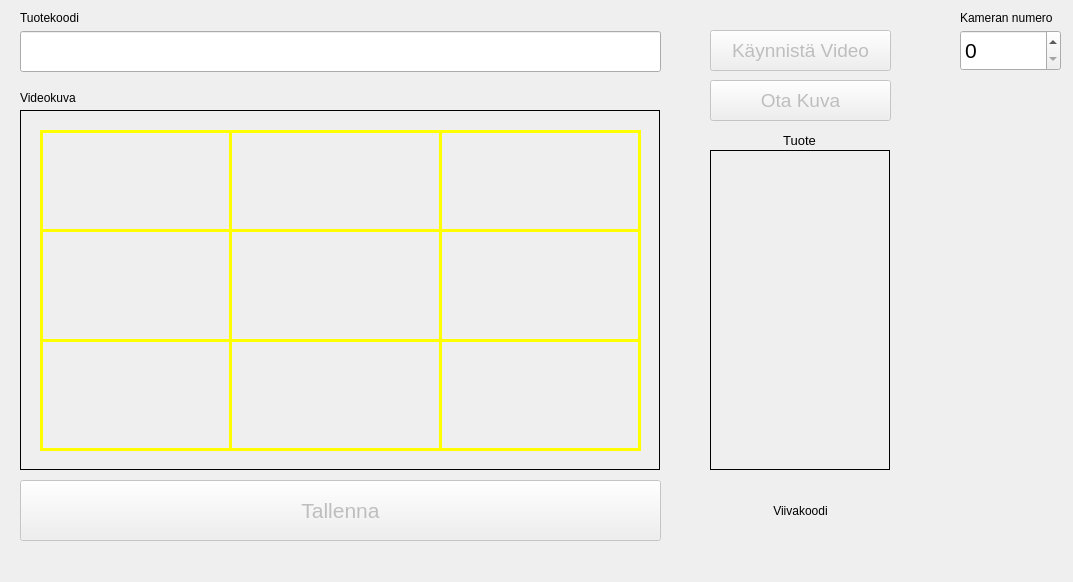
<?xml version="1.0" encoding="UTF-8"?>
<ui version="4.0">
 <class>Form</class>
 <widget class="QWidget" name="Form">
  <property name="geometry">
   <rect>
    <x>0</x>
    <y>0</y>
    <width>1073</width>
    <height>582</height>
   </rect>
  </property>
  <property name="windowTitle">
   <string>Form</string>
  </property>
  <widget class="QLabel" name="productImage">
   <property name="geometry">
    <rect>
     <x>20</x>
     <y>110</y>
     <width>640</width>
     <height>360</height>
    </rect>
   </property>
   <property name="toolTip">
    <string>&lt;html&gt;&lt;head/&gt;&lt;body&gt;&lt;p&gt;Videokuva tuotteesta, sovita tuotteen koko siten, että se täyttää koko kehyksen. Nosta kameraa ylöspäin suuria esineitä kuvattaessa ja laske alaspäin pieniä esineitä kuvattaessa.&lt;/p&gt;&lt;/body&gt;&lt;/html&gt;</string>
   </property>
   <property name="frameShape">
    <enum>QFrame::Box</enum>
   </property>
   <property name="text">
    <string/>
   </property>
  </widget>
  <widget class="QPushButton" name="captureButton">
   <property name="enabled">
    <bool>false</bool>
   </property>
   <property name="geometry">
    <rect>
     <x>710</x>
     <y>30</y>
     <width>181</width>
     <height>41</height>
    </rect>
   </property>
   <property name="font">
    <font>
     <pointsize>14</pointsize>
    </font>
   </property>
   <property name="cursor">
    <cursorShape>PointingHandCursor</cursorShape>
   </property>
   <property name="text">
    <string>Käynnistä Video</string>
   </property>
  </widget>
  <widget class="QPushButton" name="stillButton">
   <property name="enabled">
    <bool>false</bool>
   </property>
   <property name="geometry">
    <rect>
     <x>710</x>
     <y>80</y>
     <width>181</width>
     <height>41</height>
    </rect>
   </property>
   <property name="font">
    <font>
     <pointsize>14</pointsize>
    </font>
   </property>
   <property name="cursor">
    <cursorShape>PointingHandCursor</cursorShape>
   </property>
   <property name="text">
    <string>Ota Kuva</string>
   </property>
  </widget>
  <widget class="QLineEdit" name="productId">
   <property name="geometry">
    <rect>
     <x>20</x>
     <y>31</y>
     <width>641</width>
     <height>41</height>
    </rect>
   </property>
   <property name="font">
    <font>
     <pointsize>16</pointsize>
    </font>
   </property>
   <property name="toolTip">
    <string>&lt;html&gt;&lt;head/&gt;&lt;body&gt;&lt;p&gt;Tuotteen koodi: oma tai valmistajan EAN-koodi&lt;/p&gt;&lt;/body&gt;&lt;/html&gt;</string>
   </property>
   <property name="text">
    <string/>
   </property>
  </widget>
  <widget class="QLabel" name="tuotekoodiLabel">
   <property name="geometry">
    <rect>
     <x>20</x>
     <y>10</y>
     <width>81</width>
     <height>16</height>
    </rect>
   </property>
   <property name="text">
    <string>Tuotekoodi</string>
   </property>
  </widget>
  <widget class="QLabel" name="catalogPreview">
   <property name="geometry">
    <rect>
     <x>710</x>
     <y>150</y>
     <width>180</width>
     <height>320</height>
    </rect>
   </property>
   <property name="toolTip">
    <string>Tuotekuvastoon tuleva kuva pienennettynä</string>
   </property>
   <property name="frameShape">
    <enum>QFrame::Box</enum>
   </property>
   <property name="text">
    <string/>
   </property>
  </widget>
  <widget class="QLabel" name="videokuvaLabel">
   <property name="geometry">
    <rect>
     <x>20</x>
     <y>90</y>
     <width>81</width>
     <height>16</height>
    </rect>
   </property>
   <property name="text">
    <string>Videokuva</string>
   </property>
  </widget>
  <widget class="QLabel" name="tuoteLabel">
   <property name="geometry">
    <rect>
     <x>714</x>
     <y>130</y>
     <width>171</width>
     <height>20</height>
    </rect>
   </property>
   <property name="font">
    <font>
     <pointsize>10</pointsize>
    </font>
   </property>
   <property name="text">
    <string>Tuote</string>
   </property>
   <property name="alignment">
    <set>Qt::AlignCenter</set>
   </property>
  </widget>
  <widget class="QLabel" name="bcLabel">
   <property name="geometry">
    <rect>
     <x>710</x>
     <y>480</y>
     <width>181</width>
     <height>61</height>
    </rect>
   </property>
   <property name="toolTip">
    <string>Tuotekuvaston viivakoodi pienennettynä</string>
   </property>
   <property name="text">
    <string>Viivakoodi</string>
   </property>
   <property name="alignment">
    <set>Qt::AlignCenter</set>
   </property>
  </widget>
  <widget class="Line" name="line">
   <property name="geometry">
    <rect>
     <x>40</x>
     <y>220</y>
     <width>601</width>
     <height>20</height>
    </rect>
   </property>
   <property name="styleSheet">
    <string notr="true">color: rgb(255, 255, 0);</string>
   </property>
   <property name="frameShadow">
    <enum>QFrame::Plain</enum>
   </property>
   <property name="lineWidth">
    <number>3</number>
   </property>
   <property name="orientation">
    <enum>Qt::Horizontal</enum>
   </property>
  </widget>
  <widget class="Line" name="line_2">
   <property name="geometry">
    <rect>
     <x>40</x>
     <y>330</y>
     <width>601</width>
     <height>20</height>
    </rect>
   </property>
   <property name="styleSheet">
    <string notr="true">color: rgb(255, 255, 0);</string>
   </property>
   <property name="frameShadow">
    <enum>QFrame::Plain</enum>
   </property>
   <property name="lineWidth">
    <number>3</number>
   </property>
   <property name="orientation">
    <enum>Qt::Horizontal</enum>
   </property>
  </widget>
  <widget class="Line" name="line_3">
   <property name="geometry">
    <rect>
     <x>220</x>
     <y>130</y>
     <width>20</width>
     <height>321</height>
    </rect>
   </property>
   <property name="styleSheet">
    <string notr="true">color: rgb(255, 255, 0);</string>
   </property>
   <property name="frameShadow">
    <enum>QFrame::Plain</enum>
   </property>
   <property name="lineWidth">
    <number>3</number>
   </property>
   <property name="orientation">
    <enum>Qt::Vertical</enum>
   </property>
  </widget>
  <widget class="Line" name="line_4">
   <property name="geometry">
    <rect>
     <x>430</x>
     <y>130</y>
     <width>20</width>
     <height>321</height>
    </rect>
   </property>
   <property name="styleSheet">
    <string notr="true">color: rgb(255, 255, 0);</string>
   </property>
   <property name="frameShadow">
    <enum>QFrame::Plain</enum>
   </property>
   <property name="lineWidth">
    <number>3</number>
   </property>
   <property name="orientation">
    <enum>Qt::Vertical</enum>
   </property>
  </widget>
  <widget class="QFrame" name="viewFinderRect">
   <property name="geometry">
    <rect>
     <x>40</x>
     <y>130</y>
     <width>601</width>
     <height>321</height>
    </rect>
   </property>
   <property name="styleSheet">
    <string notr="true">color: rgb(255, 255, 0);</string>
   </property>
   <property name="frameShape">
    <enum>QFrame::Box</enum>
   </property>
   <property name="frameShadow">
    <enum>QFrame::Plain</enum>
   </property>
   <property name="lineWidth">
    <number>3</number>
   </property>
  </widget>
  <widget class="QPushButton" name="saveToDbButton">
   <property name="enabled">
    <bool>false</bool>
   </property>
   <property name="geometry">
    <rect>
     <x>20</x>
     <y>480</y>
     <width>641</width>
     <height>61</height>
    </rect>
   </property>
   <property name="font">
    <font>
     <pointsize>16</pointsize>
    </font>
   </property>
   <property name="cursor">
    <cursorShape>PointingHandCursor</cursorShape>
   </property>
   <property name="toolTip">
    <string>Tallentaa tuotekuvan ja viivakoodin tietokantaan</string>
   </property>
   <property name="text">
    <string>Tallenna</string>
   </property>
  </widget>
  <widget class="QSpinBox" name="cameraIxSpinBox">
   <property name="geometry">
    <rect>
     <x>960</x>
     <y>30</y>
     <width>101</width>
     <height>41</height>
    </rect>
   </property>
   <property name="font">
    <font>
     <pointsize>16</pointsize>
    </font>
   </property>
  </widget>
  <widget class="QLabel" name="label">
   <property name="geometry">
    <rect>
     <x>960</x>
     <y>10</y>
     <width>101</width>
     <height>16</height>
    </rect>
   </property>
   <property name="text">
    <string>Kameran numero</string>
   </property>
  </widget>
 </widget>
 <tabstops>
  <tabstop>productId</tabstop>
  <tabstop>captureButton</tabstop>
  <tabstop>stillButton</tabstop>
 </tabstops>
 <resources/>
 <connections>
  <connection>
   <sender>productId</sender>
   <signal>textEdited(QString)</signal>
   <receiver>tuoteLabel</receiver>
   <slot>setText(QString)</slot>
   <hints>
    <hint type="sourcelabel">
     <x>151</x>
     <y>48</y>
    </hint>
    <hint type="destinationlabel">
     <x>741</x>
     <y>149</y>
    </hint>
   </hints>
  </connection>
 </connections>
</ui>
